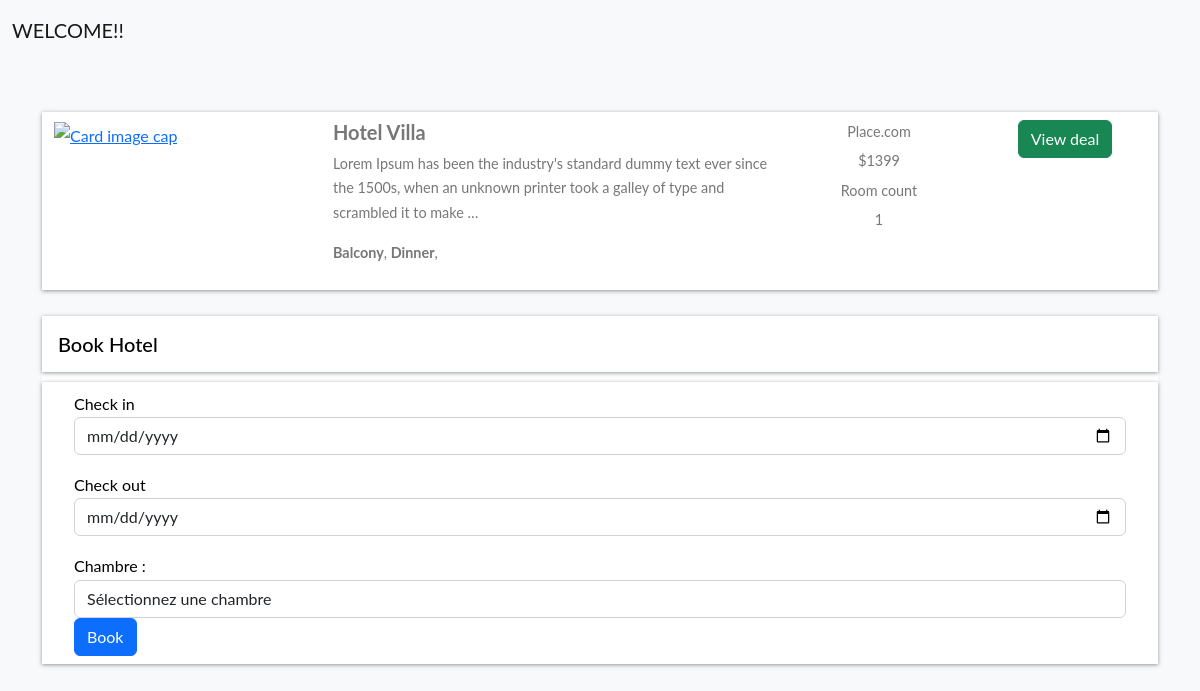
The page /hotel-detail/d25d5e6f0a09403585171c74890a771d/ (signed in) on the database its author committed.
### home/models.py (models this page shows, shortened)
class BaseModel(models.Model):
    uid = models.UUIDField(default=uuid.uuid4   , editable=False , primary_key=True)
    created_at = models.DateField(auto_now_add=True)
    updated_at = models.DateField(auto_now_add=True)
    class Meta:
        abstract = True

class Hotel(BaseModel):
    hotel_name= models.CharField(max_length=100)
    hotel_price = models.IntegerField()
    description = models.TextField()
    amenities = models.ManyToManyField(Amenities)
    room_count = models.IntegerField(default=10)

class Amenities(BaseModel):
    amenity_name = models.CharField(max_length=100)

### home/views.py (the view, shortened to what this page needs)
# urls.py: path('hotel-detail/<uid>/' , hotel_detail , name="hotel_detail"),
def hotel_detail(request,uid):
    hotel_obj = Hotel.objects.get(uid = uid)
    return render(request , 'hotel_detail.html' ,{
        'hotels_obj' :hotel_obj
    })

### home/templates/hotel_detail.html (shortened to what this page needs)
{% extends "base.html" %}
{%  block start %}
<div class="container mt-5 pt-5">
    <div class="row search-card-result">
        <div class="col-md-3">
        <a href="/hotel-detail/{{hotels_obj.uid}}">
            <img class="img-fluid" src="/media/{{hotels_obj.images.first.images}}" alt="Card image cap">
        </a></div>
        <div class="col-md-5">
            <h5>{{hotels_obj.hotel_name}}</h5>
            <p>
                {{hotels_obj.description|truncatechars:150}}
            </p>
            <p>
                {%for amenitie in hotels_obj.amenities.all %}
                <b>{{amenitie.amenity_name}}</b>,
                {% endfor %}
            </p>
        </div>
        <div class="col-md-2 border-left text-center more-offers">
            <p>Place.com</p>
            <p>${{hotels_obj.hotel_price}}</p>
            <p>Room count</p>
            <p>{{hotels_obj.room_count}}</p>
        </div>
        <div class="col-md-2 border-left text-center more-offers">
            <div class="btn btn-success">View deal </div>
        </div>
    </div>
    {% if request.user.is_authenticated %}
    <div class="filter-card">
        <h5>Book Hotel</h5>
        <form method="post">
            <div class="row form-group">
                <div class="col-md-12">
                    <label for="mintopay">Check in</label>
                    <p>
                        <input type="date" name="checkin" id="checkin" class="form-control">
                    </p>
                </div>
                <div class="col-md-12">
                    <label for="maxtopay">Check out</label>
                    <p>
                        <input type="date" name="checkout" id="checkout" class="form-control">
                    </p>
                </div>
            </div>
            <div class="form-group">
                <label for="chambre">Chambre :</label>
                <select class="form-control" id="chambre" name="chambre">
                  <option value="">Sélectionnez une chambre</option>
                </select>
              </div>
            <div class="row form-group">
                <div class="col-md-12">
                    <input type="submit" class="btn btn-primary btn-block" value="Book">
                </div>
            </div>
        </form>
    </div>
    {% else %}
    <a href="/register/" class="btn btn-primary mt-5 ">register</a>
    <a href="/login/" class="btn btn-primary mt-5 ">Login</a>
    {% endif %}
</div>
{% endblock %}

### home/templates/base.html (style rules this page uses)
body { font-family: "Lato", Arial, sans-serif; font-weight: 400; font-size: 16px; line-height: 1.7; background: #fff; color: #777; }
.search-card-result { box-shadow: 0px 1px 4px rgba(41, 51, 57, 0.5); margin: 1rem 0; padding: 0.5rem 0; background-color: #fff; }
.search-card-result img { height: 190px; }
.search-card-result h5 { font-style: 1.1rem; font-weight: 700; }
.search-card-result p { font-size: 0.9rem; }
.search-card-result .more-offers p { margin-bottom: 0.3rem; }
.filter-card { padding: 0; background: #fff; color: black; }
.filter-card h5 { margin: 10px 0; padding: 1rem; box-shadow: 0px 1px 4px rgba(41, 51, 57, 0.5); color: #000; }
.filter-card form { box-shadow: 0px 1px 4px rgba(41, 51, 57, 0.5); padding: 0.5rem 2rem; }

### rows shown on the page
Hotel: hotel_name "Hotel Villa", description "Lorem Ipsum has been the industry's standard dummy text ever since the 1500s, when an unknown printer took a galley of type and scrambled it to make …", hotel_price "1399", room_count "1"
Amenities: amenity_name "Balcony"
Amenities: amenity_name "Dinner"
